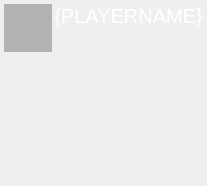
<ui version="4.0" >
 <class>OpponentWidget</class>
 <widget class="QWidget" name="OpponentWidget" >
  <property name="geometry" >
   <rect>
    <x>0</x>
    <y>0</y>
    <width>211</width>
    <height>192</height>
   </rect>
  </property>
  <property name="sizePolicy" >
   <sizepolicy vsizetype="Fixed" hsizetype="Fixed" >
    <horstretch>0</horstretch>
    <verstretch>0</verstretch>
   </sizepolicy>
  </property>
  <property name="windowTitle" >
   <string>Opponent Widget</string>
  </property>
  <layout class="QGridLayout" name="gridLayout" >
   <property name="sizeConstraint" >
    <enum>QLayout::SetFixedSize</enum>
   </property>
   <property name="margin" >
    <number>4</number>
   </property>
   <property name="spacing" >
    <number>0</number>
   </property>
   <item row="0" column="0" >
    <layout class="QHBoxLayout" name="horizontalLayout" >
     <property name="spacing" >
      <number>2</number>
     </property>
     <property name="margin" >
      <number>0</number>
     </property>
     <item>
      <layout class="QVBoxLayout" name="verticalLayout_2" >
       <property name="spacing" >
        <number>2</number>
       </property>
       <item>
        <widget class="QLabel" name="mp_labelAvatar" >
         <property name="sizePolicy" >
          <sizepolicy vsizetype="Fixed" hsizetype="Fixed" >
           <horstretch>0</horstretch>
           <verstretch>0</verstretch>
          </sizepolicy>
         </property>
         <property name="minimumSize" >
          <size>
           <width>48</width>
           <height>48</height>
          </size>
         </property>
         <property name="maximumSize" >
          <size>
           <width>48</width>
           <height>48</height>
          </size>
         </property>
         <property name="styleSheet" >
          <string notr="true" >background-color: rgba(0, 0, 0, 64);
color: white;
font: oblique 7pt "DejaVu Sans";</string>
         </property>
         <property name="text" >
          <string/>
         </property>
         <property name="alignment" >
          <set>Qt::AlignCenter</set>
         </property>
        </widget>
       </item>
       <item>
        <spacer name="verticalSpacer" >
         <property name="orientation" >
          <enum>Qt::Vertical</enum>
         </property>
         <property name="sizeType" >
          <enum>QSizePolicy::Expanding</enum>
         </property>
         <property name="sizeHint" stdset="0" >
          <size>
           <width>20</width>
           <height>0</height>
          </size>
         </property>
        </spacer>
       </item>
       <item>
        <widget class="client::CharacterWidget" native="1" name="mp_characterWidget" />
       </item>
      </layout>
     </item>
     <item>
      <layout class="QVBoxLayout" name="verticalLayout" >
       <property name="spacing" >
        <number>2</number>
       </property>
       <item>
        <widget class="QLabel" name="mp_labelPlayerName" >
         <property name="sizePolicy" >
          <sizepolicy vsizetype="Fixed" hsizetype="Expanding" >
           <horstretch>0</horstretch>
           <verstretch>0</verstretch>
          </sizepolicy>
         </property>
         <property name="maximumSize" >
          <size>
           <width>16777215</width>
           <height>16777215</height>
          </size>
         </property>
         <property name="font" >
          <font>
           <pointsize>15</pointsize>
          </font>
         </property>
         <property name="styleSheet" >
          <string notr="true" >color: white;</string>
         </property>
         <property name="text" >
          <string>{PLAYERNAME}</string>
         </property>
         <property name="alignment" >
          <set>Qt::AlignCenter</set>
         </property>
        </widget>
       </item>
       <item>
        <spacer name="verticalSpacer_2" >
         <property name="orientation" >
          <enum>Qt::Vertical</enum>
         </property>
         <property name="sizeType" >
          <enum>QSizePolicy::Expanding</enum>
         </property>
         <property name="sizeHint" stdset="0" >
          <size>
           <width>20</width>
           <height>0</height>
          </size>
         </property>
        </spacer>
       </item>
       <item>
        <widget class="client::CardListWidget" native="1" name="mp_hand" >
         <property name="sizePolicy" >
          <sizepolicy vsizetype="Fixed" hsizetype="Preferred" >
           <horstretch>0</horstretch>
           <verstretch>0</verstretch>
          </sizepolicy>
         </property>
         <property name="minimumSize" >
          <size>
           <width>0</width>
           <height>75</height>
          </size>
         </property>
        </widget>
       </item>
       <item>
        <widget class="client::CardListWidget" native="1" name="mp_table" >
         <property name="sizePolicy" >
          <sizepolicy vsizetype="Fixed" hsizetype="Preferred" >
           <horstretch>0</horstretch>
           <verstretch>0</verstretch>
          </sizepolicy>
         </property>
         <property name="minimumSize" >
          <size>
           <width>0</width>
           <height>75</height>
          </size>
         </property>
        </widget>
       </item>
      </layout>
     </item>
    </layout>
   </item>
  </layout>
 </widget>
 <customwidgets>
  <customwidget>
   <class>client::CharacterWidget</class>
   <extends>QWidget</extends>
   <header>characterwidget.h</header>
   <container>1</container>
  </customwidget>
  <customwidget>
   <class>client::CardListWidget</class>
   <extends>QWidget</extends>
   <header>cardlistwidget.h</header>
   <container>1</container>
  </customwidget>
 </customwidgets>
 <resources/>
 <connections/>
</ui>
